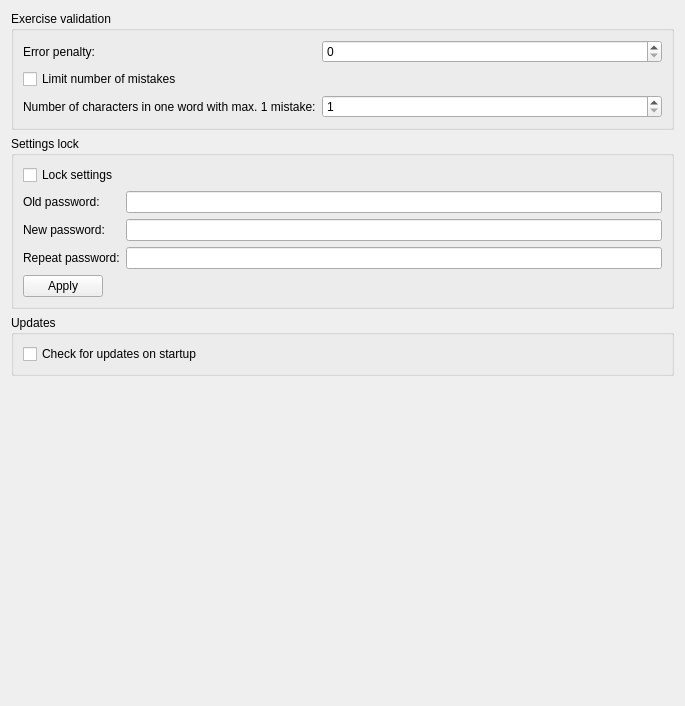
<?xml version="1.0" encoding="UTF-8"?>
<ui version="4.0">
 <class>BehaviorOptions</class>
 <widget class="QWidget" name="BehaviorOptions">
  <property name="geometry">
   <rect>
    <x>0</x>
    <y>0</y>
    <width>685</width>
    <height>706</height>
   </rect>
  </property>
  <property name="sizePolicy">
   <sizepolicy hsizetype="Preferred" vsizetype="Preferred">
    <horstretch>0</horstretch>
    <verstretch>0</verstretch>
   </sizepolicy>
  </property>
  <property name="windowTitle">
   <string notr="true"/>
  </property>
  <layout class="QGridLayout" name="gridLayout">
   <item row="4" column="0">
    <widget class="QFrame" name="emptySpace">
     <property name="frameShape">
      <enum>QFrame::NoFrame</enum>
     </property>
     <property name="frameShadow">
      <enum>QFrame::Plain</enum>
     </property>
    </widget>
   </item>
   <item row="1" column="0">
    <widget class="QGroupBox" name="settingsLockBox">
     <property name="sizePolicy">
      <sizepolicy hsizetype="Preferred" vsizetype="Fixed">
       <horstretch>0</horstretch>
       <verstretch>0</verstretch>
      </sizepolicy>
     </property>
     <property name="title">
      <string>Settings lock</string>
     </property>
     <layout class="QFormLayout" name="formLayout_2">
      <item row="0" column="0">
       <widget class="QCheckBox" name="lockSettingsCheckBox">
        <property name="text">
         <string>Lock settings</string>
        </property>
       </widget>
      </item>
      <item row="1" column="0">
       <widget class="QLabel" name="oldSettingsPasswdLabel">
        <property name="text">
         <string>Old password:</string>
        </property>
       </widget>
      </item>
      <item row="1" column="1">
       <widget class="QLineEdit" name="oldSettingsPasswdEdit">
        <property name="echoMode">
         <enum>QLineEdit::Password</enum>
        </property>
       </widget>
      </item>
      <item row="3" column="0">
       <widget class="QLabel" name="newSettingsPasswdLabel">
        <property name="text">
         <string>New password:</string>
        </property>
       </widget>
      </item>
      <item row="3" column="1">
       <widget class="QLineEdit" name="newSettingsPasswdEdit">
        <property name="echoMode">
         <enum>QLineEdit::Password</enum>
        </property>
       </widget>
      </item>
      <item row="4" column="0">
       <widget class="QLabel" name="repeatSettingsPasswdLabel">
        <property name="text">
         <string>Repeat password:</string>
        </property>
       </widget>
      </item>
      <item row="4" column="1">
       <widget class="QLineEdit" name="repeatSettingsPasswdEdit">
        <property name="echoMode">
         <enum>QLineEdit::Password</enum>
        </property>
       </widget>
      </item>
      <item row="5" column="0">
       <widget class="QPushButton" name="applySettingsLockButton">
        <property name="text">
         <string>Apply</string>
        </property>
       </widget>
      </item>
     </layout>
    </widget>
   </item>
   <item row="0" column="0">
    <widget class="QGroupBox" name="validationBox">
     <property name="sizePolicy">
      <sizepolicy hsizetype="Preferred" vsizetype="Fixed">
       <horstretch>0</horstretch>
       <verstretch>0</verstretch>
      </sizepolicy>
     </property>
     <property name="title">
      <string>Exercise validation</string>
     </property>
     <layout class="QFormLayout" name="formLayout">
      <item row="1" column="0">
       <widget class="QLabel" name="errorPenaltyLabel">
        <property name="sizePolicy">
         <sizepolicy hsizetype="Maximum" vsizetype="Fixed">
          <horstretch>0</horstretch>
          <verstretch>0</verstretch>
         </sizepolicy>
        </property>
        <property name="maximumSize">
         <size>
          <width>16777215</width>
          <height>23</height>
         </size>
        </property>
        <property name="text">
         <string>Error penalty:</string>
        </property>
       </widget>
      </item>
      <item row="1" column="1">
       <widget class="QSpinBox" name="errorPenaltyBox">
        <property name="sizePolicy">
         <sizepolicy hsizetype="Minimum" vsizetype="Fixed">
          <horstretch>0</horstretch>
          <verstretch>0</verstretch>
         </sizepolicy>
        </property>
       </widget>
      </item>
      <item row="3" column="0">
       <widget class="QLabel" name="mistakeCharsLabel">
        <property name="text">
         <string>Number of characters in one word with max. 1 mistake:</string>
        </property>
       </widget>
      </item>
      <item row="3" column="1">
       <widget class="QSpinBox" name="mistakeCharsBox">
        <property name="sizePolicy">
         <sizepolicy hsizetype="Minimum" vsizetype="Fixed">
          <horstretch>0</horstretch>
          <verstretch>0</verstretch>
         </sizepolicy>
        </property>
        <property name="minimum">
         <number>1</number>
        </property>
        <property name="maximum">
         <number>100</number>
        </property>
       </widget>
      </item>
      <item row="2" column="0">
       <widget class="QCheckBox" name="mistakeLimitCheckBox">
        <property name="text">
         <string>Limit number of mistakes</string>
        </property>
       </widget>
      </item>
     </layout>
    </widget>
   </item>
   <item row="2" column="0">
    <widget class="QGroupBox" name="updatesBox">
     <property name="sizePolicy">
      <sizepolicy hsizetype="Preferred" vsizetype="Fixed">
       <horstretch>0</horstretch>
       <verstretch>0</verstretch>
      </sizepolicy>
     </property>
     <property name="title">
      <string>Updates</string>
     </property>
     <layout class="QVBoxLayout" name="verticalLayout_2">
      <item>
       <widget class="QCheckBox" name="updatesCheckBox">
        <property name="text">
         <string>Check for updates on startup</string>
        </property>
       </widget>
      </item>
     </layout>
    </widget>
   </item>
  </layout>
 </widget>
 <resources/>
 <connections/>
</ui>
